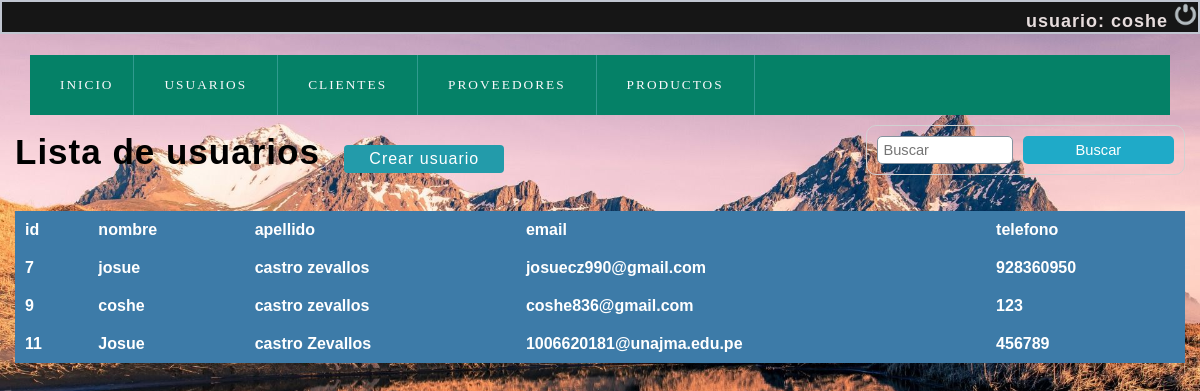
Before: /olvidocontraseña/lista_usuario.php (signed in) with the older database file.
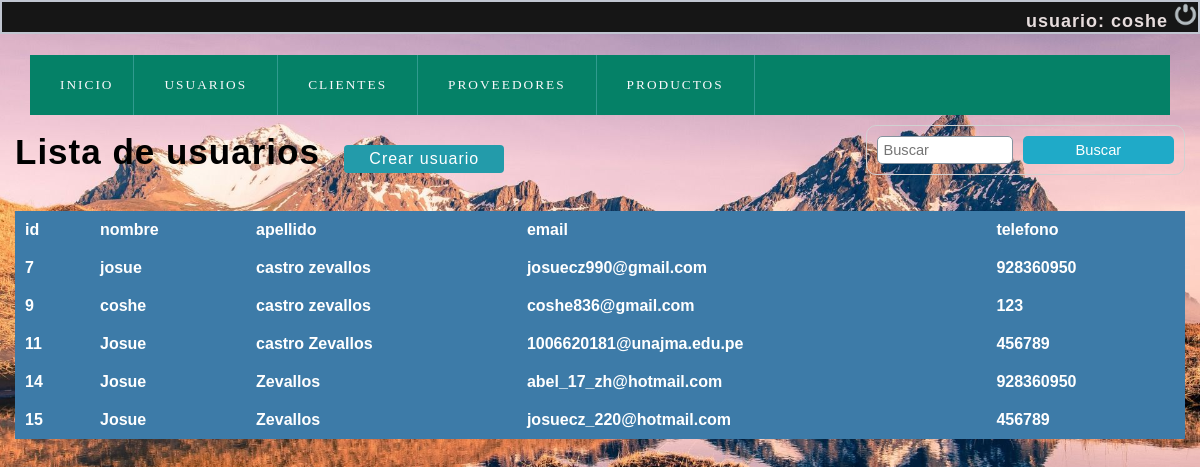
After: the same page with the newer database file.
### tables this page shows
CREATE TABLE `users` (
  `id` int(11) NOT NULL,
  `first_name` varchar(100) NOT NULL,
  `last_name` varchar(100) NOT NULL,
  `email` varchar(100) NOT NULL,
  `password` varchar(255) NOT NULL,
  `phone` varchar(15) NOT NULL,
  `forgot_pass_identity` varchar(32) NOT NULL,
  `created` datetime NOT NULL,
  `modified` datetime NOT NULL,
  `status` enum('1','0') NOT NULL DEFAULT '1'
);

### olvidocontraseña/user.php (called while the page is built, shortened)
<?php
class User{
    private $dbHost     = "localhost";
    private $dbUsername = "root";
    private $dbPassword = "12345678";
    private $dbName     = "logtest";
    private $port = 3360;
    private $userTbl    = "users";
    public function __construct(){
        if(!isset($this->db)){
            $conn = new mysqli($this->dbHost, $this->dbUsername, $this->dbPassword, $this->dbName,$this->port);
            if($conn->connect_error){
                die("Failed to connect with MySQL: " . $conn->connect_error);
            }else{
                $this->db = $conn;
            }
        }
    }
    public function getRows($conditions = array()){
        $sql = 'SELECT ';
        $sql .= array_key_exists("select",$conditions)?$conditions['select']:'*';
        $sql .= ' FROM '.$this->userTbl;
        if(array_key_exists("where",$conditions)){
            $sql .= ' WHERE ';
            $i = 0;
            foreach($conditions['where'] as $key => $value){
                $pre = ($i > 0)?' AND ':'';
                $sql .= $pre.$key." = '".$value."'";
                $i++;
            }
        }
        $result = $this->db->query($sql);
        if(array_key_exists("return_type",$conditions) && $conditions['return_type'] != 'all'){
            switch($conditions['return_type']){
                case 'single':
                    $data = $result->fetch_assoc();
                    break;
            }
        }else{
            if($result->num_rows > 0){
                while($row = $result->fetch_assoc()){
                    $data[] = $row;
                }
            }
        }
        return !empty($data)?$data:false;
    }
}

### olvidocontraseña/lista_usuario.php (the view, shortened to what this page needs)
<?php
$conexion=mysqli_connect('localhost','root','12345678','logtest',3360);
 ?>
<!DOCTYPE html>
<html>
<head>
    <?php include "scripts.php"; ?>
</head>
<body>
<?php include "index2.php"; ?>
<section id="container">
<h1>Lista de usuarios</h1>
<a href="registro_usuario.php" class="btn_new">Crear usuario</a>
<form action="buscar_usuario.php" method="get" class="form_search">
<input type="text" name="busqueda" id="busqueda" placeholder="Buscar">
<input type="submit" value="Buscar" class="btn_search">
</form>
<br>
<br>
	<table >
		<tr>
			<th>id</th>
			<th>nombre</th>
			<th>apellido</th>
			<th>email</th>
			<th>telefono</th>
		</tr>
		<?php
		$sql="SELECT id,first_name,last_name,email,phone from users";
		$result=mysqli_query($conexion,$sql);
		while($mostrar=mysqli_fetch_array($result)){
		 ?>
		<tr>
			<th><?php echo $mostrar['id'] ?></th>
			<th><?php echo $mostrar['first_name'] ?></th>
			<th><?php echo $mostrar['last_name'] ?></th>
			<th><?php echo $mostrar['email'] ?></th>
			<th><?php echo $mostrar['phone'] ?></th>
		</tr>
	<?php
	}
	 ?>
	</table>
</body>
</html>

### olvidocontraseña/index2.php (shortened to what this page needs)
<?php
$sessData = !empty($_SESSION['sessData'])?$_SESSION['sessData']:'';
?>
<!DOCTYPE html>
<html>
<head>
    <link rel="stylesheet" href="css/estilo.css">
</head>
<body>
<div class="caja" id="jo">
        <?php
			if(!empty($sessData['userLoggedIn']) && !empty($sessData['userID'])){
				include 'user.php';
				$user = new User();
				$conditions['where'] = array(
					'id' => $sessData['userID'],
				);
				$conditions['return_type'] = 'single';
				$userData = $user->getRows($conditions);
        ?>
        <h4>usuario: <?php echo $userData['first_name']; ?></h2>
        <a href="cuentausuario.php?logoutSubmit=1"><img class="close" src="IMG/salir.png" alt="Salir del sistema" title="Salir"></a>
        <?php } ?>
	</div>
    <header>
        <nav>
            <ul>
                <li><a href="index2.php"><span class="icon-home"></span>INICIO</a></li>
                <li class="submenu">
                    <a href="#"><span class="icon-library"></span>Usuarios<span class="despegable icon-circle-down"></span></a>
                </li>
                <li class="submenu">
                    <a href="#"><span class="icon-library"></span>Clientes<span class="despegable icon-circle-down"></span></a>
                <li class="submenu">
                    <a href="#"><span class="icon-library"></span>Proveedores<span class="despegable icon-circle-down"></span></a>
               <li class="submenu">
                    <a href="#"><span class="icon-library"></span>Productos<span class="despegable icon-circle-down"></span></a>
                    </ul>
        </nav>
    </header>
</body>
</html>

Changed rows visible on the page:
added users: id "14", first_name "Josue", last_name "Zevallos", email "abel_17_zh@hotmail.com", phone "928360950"
added users: id "15", first_name "Josue", last_name "Zevallos", email "josuecz_220@hotmail.com", phone "456789"
